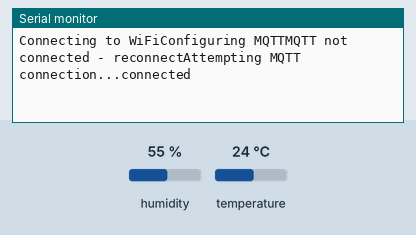
Recording of a sketch running on a simulated ESP8266 (NodeMCU). Parts: the last lines printed to the serial monitor. The test bench sets the inputs (shaded band); at power-on: humidity 55 %, temperature 24 °C. WiFi joins after 1.5 s; servers stay silent unless stated; no MQTT or app messages arrive unless stated.

Above: at 2.7 s.
2.8 s: humidity set to 22 %
At 10.6 s:
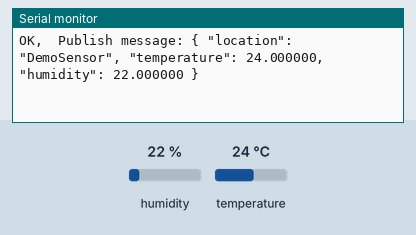
16.6 s: temperature set to 12 °C
At 20.6 s:
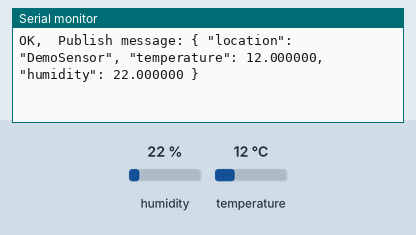
30.4 s: humidity set to 40 %
At 40.7 s:
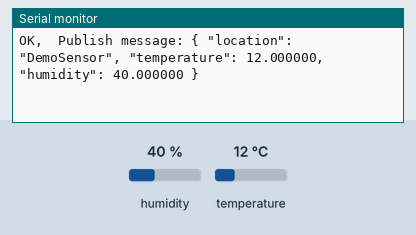

Measured:
- after the input at 2.8 s, the serial monitor: prints a new line after 7.2 s (image 1)
- after the input at 16.6 s, the serial monitor: prints a new line after 3.4 s (image 2)
- after the input at 30.4 s, the serial monitor: prints a new line after 9.6 s (image 3)

The sketch:

demo.ino
```cpp
#include <ESP8266WiFi.h>
#include <PubSubClient.h>
#include <dht.h>

#include <DNSServer.h>
#include <ESP8266WebServer.h>
#include <WiFiManager.h>

WiFiClient wifiClient;
PubSubClient client(wifiClient);

long lastMsg = 0;
char msg[100];

dht DHT;

const char *MQTT_SERVER = "192.168.27.2";
const char *MQTT_USER = "arduino";
const char *MQTT_PASSWORD = "arduino";
const char *MQTT_TOPIC = "demo/dht";

void setup()
{
  Serial.begin(115200);

  Serial.print("Connecting to WiFi");

  WiFiManager wifiManager;
  wifiManager.autoConnect("AutoConnectAP");

  Serial.print("Configuring MQTT");
  client.setServer(MQTT_SERVER, 1883);
}

void read()
{
    int chk = DHT.read22(D1);

    switch (chk)
    {
    case DHTLIB_OK:
        Serial.print("OK,\t");
        break;
    case DHTLIB_ERROR_CHECKSUM:
        Serial.print("Checksum error,\t");
        break;
    case DHTLIB_ERROR_TIMEOUT:
        Serial.print("Time out error,\t");
        break;
    default:
        Serial.print("Unknown error,\t");
        break;
    }
}

void send()
{
  snprintf(msg, 100, "{ \"location\": \"DemoSensor\", \"temperature\": %f, \"humidity\": %f }",
    DHT.temperature, DHT.humidity);

  Serial.print("Publish message: ");
  Serial.println(msg);

  client.publish(MQTT_TOPIC, msg);
}

void reconnect()
{
  Serial.print("MQTT not connected - reconnect");

  while (!client.connected())
  {
    Serial.print("Attempting MQTT connection...");

    if (client.connect("DemoClient", MQTT_USER, MQTT_PASSWORD))
    {
      Serial.println("connected");
    }
    else
    {
      Serial.print("failed, rc=");
      Serial.print(client.state());
      Serial.println(" try again in 5 seconds");
      delay(5000);
    }
  }
}

void loop()
{
  if (!client.connected())
  {
    reconnect();
  }

  client.loop();

  long now = millis();

  if (now - lastMsg > (10 * 1000))
  {
    lastMsg = now;
    read();
    send();
  }
}
```
